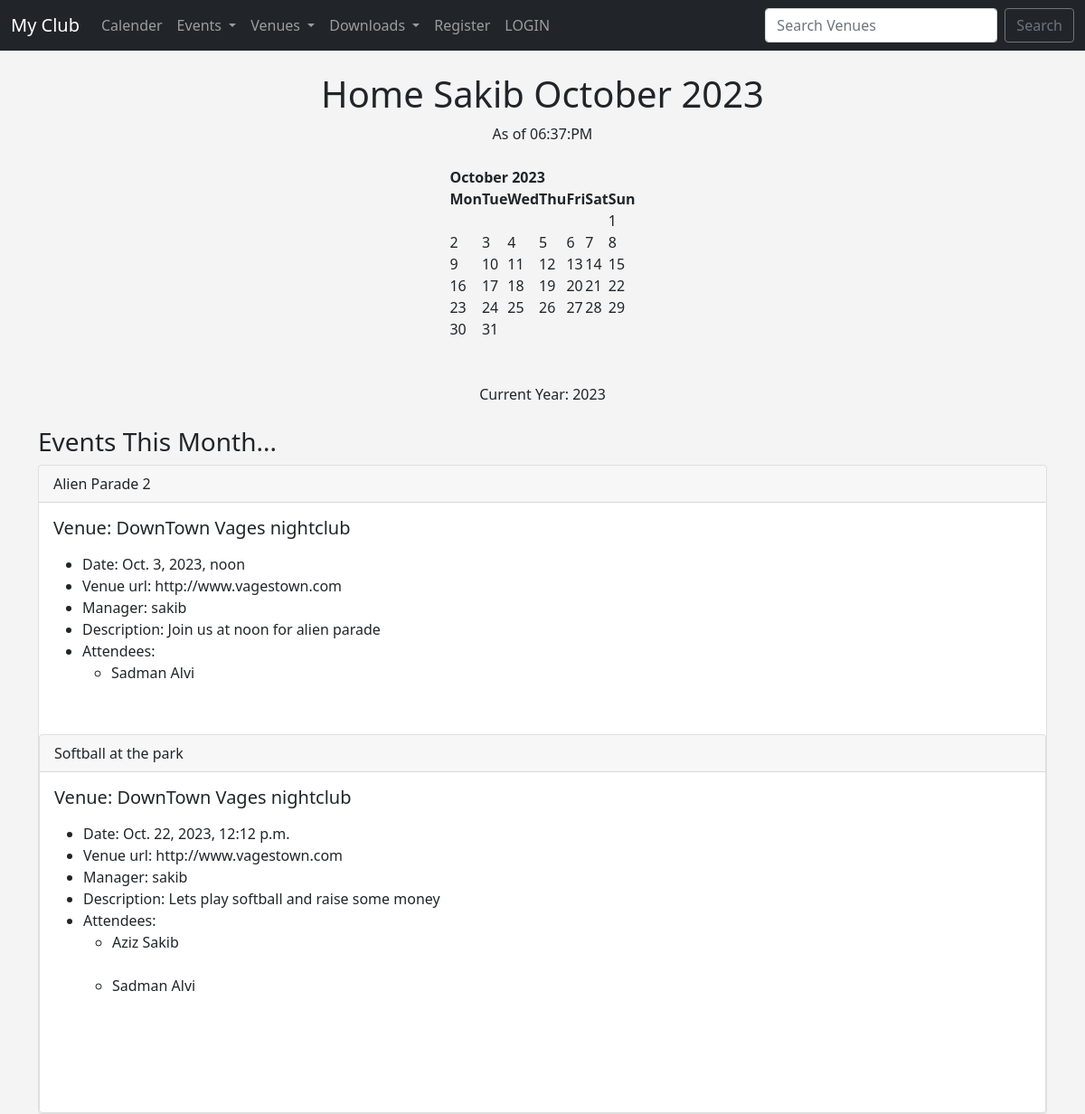
The page / on the database its author committed.
### events/models.py (models this page shows, shortened)
class Event(models.Model):
    name = models.CharField('Event Name',max_length=120)
    event_date = models.DateTimeField('Event Date')
    vanue = models.ForeignKey(Vanue,blank=True,null=True,on_delete = models.CASCADE)
    manager = models.ForeignKey(User,blank=True,null=True,on_delete=models.SET_NULL)
    description = models.TextField(blank=True)
    attendees = models.ManyToManyField(MyClubUser,blank=True)
    approved = models.BooleanField("Approved",default=False)
    def __str__(self):
        return self.name

class Vanue(models.Model):
    name = models.CharField(max_length=300)
    address = models.CharField(max_length=120)
    zip_code = models.CharField(max_length=20)
    phone = models.CharField(max_length=12,blank=True)
    web = models.URLField('Website Address',blank=True)
    email_address = models.EmailField('Email Address',blank=True)
    vanue_image = models.ImageField(null=True,blank=True,upload_to="images/")
    owner = models.IntegerField("Venue Owner",blank=False,default=1)
    def __str__(self):
        return self.name

class MyClubUser(models.Model):
    first_name = models.CharField(max_length=120)
    last_name = models.CharField(max_length=120)
    email = models.EmailField('User Email')
    def __str__(self):
        return self.first_name+ ' '+self.last_name

### events/views.py (the view)
# urls.py: path('',views.home,name="home"),
def home(request,year=datetime.now().year,month=datetime.now().strftime('%B')):
    name = "Sakib"
    month = month.capitalize()
    month_number=list(calendar.month_name).index(month)
    month_number  = int(month_number)
    cal = HTMLCalendar().formatmonth(year,month_number)
    now = datetime.now()
    current_year= now.year
    event_list = Event.objects.filter(
        event_date__year = year,
        event_date__month = month_number,
    )
    time = now.strftime('%I:%M:%p')
    return render(request,'events/home.html',{
        "name":name,
        "year":year,
        "month":month,
        "month_number":month_number,
        "cal":cal,
        "current_year":current_year,
        "time":time,
        "event_list":event_list,
    })

### templates/events/home.html (shortened to what this page needs)
{% extends 'events/base.html' %}
{% block content %}
<center>
<h1>Home {{ name }} {{ month }}
{{ year }}</h1>
    As of {{time}}
    <br/><br/>
{{cal|safe}}<br/><br/>
    Current Year: {{current_year}}
    <br/><br/>
</center>
    <h3>Events This Month...</h3>
    {% if event_list %}
          {% for event in event_list %}
              <div class="card">
  <div class="card-header">
    {{event}}
  </div>
  <div class="card-body">
    <h5 class="card-title">Venue: {{event.vanue}}</h5>
      <p class="card-text">
          <ul>
    <li>Date: {{event.event_date}}</li>
    <li>Venue url: {{event.vanue.web}}</li>
    <li>Manager: {{event.manager}}</li>
    <li>Description: {{event.description}}</li>
    <li>Attendees:
    {% for user in event.attendees.all %}
    <ul>
     <li>{{user}}</li><br>
    </ul>
    {% endfor %}
    </li>
</ul>
      </p>
  </div>
           {% endfor %}
    {% else %}
    Sorry There are no events this month..
    {% endif %}
    <br/><br/><br/>
{% endblock %}

### templates/events/base.html (style rules this page uses)
body { background:#f4f4f4; size:10px; }

### rows shown on the page
Event: name "Alien Parade 2", vanue "DownTown Vages nightclub", event_date "Oct. 3, 2023, noon", vanue.web "http://www.vagestown.com", manager "sakib", description "Join us at noon for alien parade"
MyClubUser: first_name+last_name "Sadman Alvi"
Event: name "Softball at the park", vanue "DownTown Vages nightclub", event_date "Oct. 22, 2023, 12:12 p.m.", vanue.web "http://www.vagestown.com", manager "sakib", description "Lets play softball and raise some money"
MyClubUser: first_name+last_name "Aziz Sakib"

### other values the page prints
{{ name }} "Sakib"
{{ month }} "October"
{{ cal|safe }} "October 2023 Mon Tue Wed Thu Fri Sat Sun 1 2 3 4 5 6 7 8 9 10 11 12 13 14 15 16 17 18 19 20 21 22 23 24 25 26 27 28 29 30 31"
